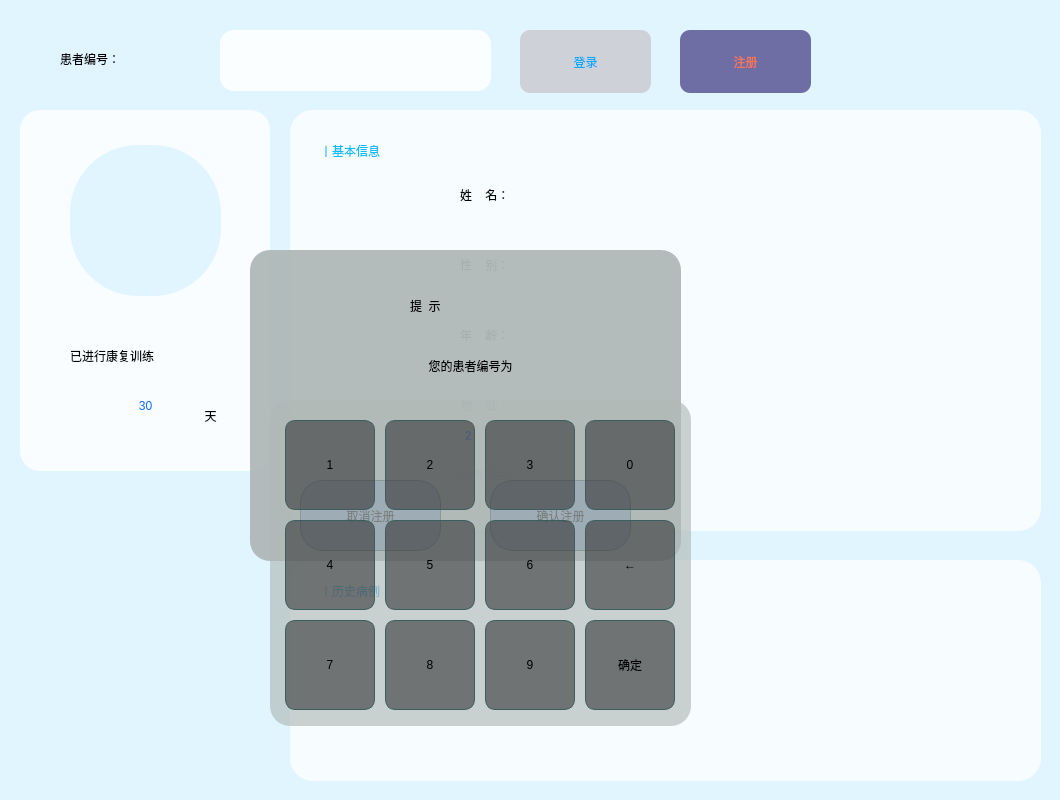
   <widget class="QWidget" name="w_user1" native="true">
    <property name="geometry">
     <rect>
      <x>220</x>
      <y>0</y>
      <width>1060</width>
      <height>800</height>
     </rect>
    </property>
    <property name="layoutDirection">
     <enum>Qt::RightToLeft</enum>
    </property>
    <property name="styleSheet">
     <string notr="true">
background-color: rgb(224, 245, 255);
</string>
    </property>
    <widget class="QWidget" name="widget" native="true">
     <property name="geometry">
      <rect>
       <x>290</x>
       <y>110</y>
       <width>751</width>
       <height>421</height>
      </rect>
     </property>
     <property name="styleSheet">
      <string notr="true">#widget{
background-color: rgb(255, 255, 255,75%);
border-radius:23px;
}
QLabel{
background-color: rgb(255, 255, 255,0%);
}</string>
     </property>
     <widget class="QLabel" name="label_7">
      <property name="geometry">
       <rect>
        <x>30</x>
        <y>20</y>
        <width>111</width>
        <height>41</height>
       </rect>
      </property>
      <property name="styleSheet">
       <string notr="true">
color: rgb(2, 188, 255);
font: 16pt &quot;黑体&quot;;</string>
      </property>
      <property name="text">
       <string>丨基本信息</string>
      </property>
     </widget>
     <widget class="QLabel" name="label_3">
      <property name="geometry">
       <rect>
        <x>170</x>
        <y>50</y>
        <width>131</width>
        <height>70</height>
       </rect>
      </property>
      <property name="styleSheet">
       <string notr="true">
color: rgb(0, 0, 0);
font: 20pt &quot;黑体&quot;;</string>
      </property>
      <property name="text">
       <string>姓    名：</string>
      </property>
     </widget>
     <widget class="QLabel" name="label_5">
      <property name="geometry">
       <rect>
        <x>170</x>
        <y>190</y>
        <width>130</width>
        <height>70</height>
       </rect>
      </property>
      <property name="styleSheet">
       <string notr="true">
color: rgb(0, 0, 0);
font: 20pt &quot;黑体&quot;;</string>
      </property>
      <property name="text">
       <string>年    龄：</string>
      </property>
     </widget>
     <widget class="QLabel" name="label_6">
      <property name="geometry">
       <rect>
        <x>170</x>
        <y>260</y>
        <width>130</width>
        <height>70</height>
       </rect>
      </property>
      <property name="styleSheet">
       <string notr="true">
color: rgb(0, 0, 0);
font: 20pt &quot;黑体&quot;;</string>
      </property>
      <property name="text">
       <string>地    址：</string>
      </property>
     </widget>
     <widget class="QLabel" name="label_4">
      <property name="geometry">
       <rect>
        <x>170</x>
        <y>120</y>
        <width>130</width>
        <height>70</height>
       </rect>
      </property>
      <property name="styleSheet">
       <string notr="true">
color: rgb(0, 0, 0);
font: 20pt &quot;黑体&quot;;</string>
      </property>
      <property name="text">
       <string>性    别：</string>
      </property>
     </widget>
     <widget class="QLabel" name="label_32">
      <property name="geometry">
       <rect>
        <x>170</x>
        <y>330</y>
        <width>130</width>
        <height>70</height>
       </rect>
      </property>
      <property name="styleSheet">
       <string notr="true">
color: rgb(0, 0, 0);
font: 20pt &quot;黑体&quot;;</string>
      </property>
      <property name="text">
       <string>负责医生：</string>
      </property>
     </widget>
     <widget class="QLabel" name="label_33">
      <property name="geometry">
       <rect>
        <x>320</x>
        <y>50</y>
        <width>130</width>
        <height>70</height>
       </rect>
      </property>
      <property name="styleSheet">
       <string notr="true">
color: rgb(0, 0, 0);
font: 20pt &quot;黑体&quot;;</string>
      </property>
     </widget>
     <widget class="QLabel" name="label_34">
      <property name="geometry">
       <rect>
        <x>320</x>
        <y>120</y>
        <width>126</width>
        <height>70</height>
       </rect>
      </property>
      <property name="styleSheet">
       <string notr="true">
color: rgb(0, 0, 0);
font: 20pt &quot;黑体&quot;;</string>
      </property>
     </widget>
     <widget class="QLabel" name="label_35">
      <property name="geometry">
       <rect>
        <x>320</x>
        <y>190</y>
        <width>126</width>
        <height>70</height>
       </rect>
      </property>
      <property name="styleSheet">
       <string notr="true">
color: rgb(0, 0, 0);
font: 20pt &quot;黑体&quot;;</string>
      </property>
     </widget>
     <widget class="QLabel" name="label_36">
      <property name="geometry">
       <rect>
        <x>320</x>
        <y>260</y>
        <width>320</width>
        <height>70</height>
       </rect>
      </property>
      <property name="styleSheet">
       <string notr="true">
color: rgb(0, 0, 0);
font: 20pt &quot;黑体&quot;;</string>
      </property>
     </widget>
     <widget class="QLabel" name="label_37">
      <property name="geometry">
       <rect>
        <x>320</x>
        <y>330</y>
        <width>126</width>
        <height>70</height>
       </rect>
      </property>
      <property name="styleSheet">
       <string notr="true">
color: rgb(0, 0, 0);
font: 20pt &quot;黑体&quot;;</string>
      </property>
     </widget>
    </widget>
    <widget class="QWidget" name="widget_2" native="true">
     <property name="geometry">
      <rect>
       <x>20</x>
       <y>110</y>
       <width>250</width>
       <height>361</height>
      </rect>
     </property>
     <property name="styleSheet">
      <string notr="true">#widget_2{
background-color: rgb(255, 255, 255,80%);

border-radius:20px;
}</string>
     </property>
     <widget class="QLabel" name="label_8">
      <property name="geometry">
       <rect>
        <x>50</x>
        <y>35</y>
        <width>151</width>
        <height>151</height>
       </rect>
      </property>
      <property name="styleSheet">
       <string notr="true">border-image: url(:/new/prefix1/userr.jpg);
border-radius:68px;
</string>
      </property>
     </widget>
     <widget class="QLabel" name="label_10">
      <property name="geometry">
       <rect>
        <x>50</x>
        <y>220</y>
        <width>171</width>
        <height>51</height>
       </rect>
      </property>
      <property name="styleSheet">
       <string notr="true">background-color: rgb(255, 255, 255,0%);
font: 16pt &quot;黑体&quot;;
color: rgb(0, 0, 0);</string>
      </property>
      <property name="text">
       <string>已进行康复训练</string>
      </property>
     </widget>
     <widget class="QLabel" name="label_11">
      <property name="geometry">
       <rect>
        <x>70</x>
        <y>270</y>
        <width>111</width>
        <height>51</height>
       </rect>
      </property>
      <property name="layoutDirection">
       <enum>Qt::RightToLeft</enum>
      </property>
      <property name="styleSheet">
       <string notr="true">background-color: rgb(255, 255, 255,0%);
font: 40pt &quot;黑体&quot;;
color: rgb(12, 109, 255);</string>
      </property>
      <property name="text">
       <string notr="true">30</string>
      </property>
      <property name="textFormat">
       <enum>Qt::AutoText</enum>
      </property>
      <property name="alignment">
       <set>Qt::AlignCenter</set>
      </property>
     </widget>
     <widget class="QLabel" name="label_12">
      <property name="geometry">
       <rect>
        <x>160</x>
        <y>280</y>
        <width>61</width>
        <height>51</height>
       </rect>
      </property>
      <property name="styleSheet">
       <string notr="true">background-color: rgb(255, 255, 255,0%);
font: 16pt &quot;黑体&quot;;
color: rgb(0, 0, 0);</string>
      </property>
      <property name="text">
       <string>天</string>
      </property>
      <property name="alignment">
       <set>Qt::AlignCenter</set>
      </property>
     </widget>
    </widget>
    <widget class="QWidget" name="widget_3" native="true">
     <property name="geometry">
      <rect>
       <x>290</x>
       <y>560</y>
       <width>751</width>
       <height>221</height>
      </rect>
     </property>
     <property name="styleSheet">
      <string notr="true">#widget_3{
background-color: rgb(255, 255, 255,75%);
border-radius:23px;
}</string>
     </property>
     <widget class="QLabel" name="label_9">
      <property name="geometry">
       <rect>
        <x>30</x>
        <y>10</y>
        <width>111</width>
        <height>41</height>
       </rect>
      </property>
      <property name="styleSheet">
       <string notr="true">background-color: rgb(255, 255, 255,0%);
color: rgb(2, 188, 255);
font: 16pt &quot;黑体&quot;;</string>
      </property>
      <property name="text">
       <string>丨历史病例</string>
      </property>
     </widget>
     <widget class="QLabel" name="label_38">
      <property name="geometry">
       <rect>
        <x>70</x>
        <y>60</y>
        <width>481</width>
        <height>111</height>
       </rect>
      </property>
      <property name="styleSheet">
       <string notr="true">background-color: rgb(255, 255, 255,0%);
color: rgb(0, 0, 0);
font: 17pt &quot;黑体&quot;;</string>
      </property>
     </widget>
    </widget>
    <widget class="QLineEdit" name="userid">
     <property name="geometry">
      <rect>
       <x>220</x>
       <y>30</y>
       <width>271</width>
       <height>61</height>
      </rect>
     </property>
     <property name="styleSheet">
      <string notr="true">
color:#8d98a1;
background-color:rgba(255, 255, 255, 85%);
font-size:20px;
border-style:outset;
border-radius:14px;
font-style:MingLiU-ExtB;

color: rgb(0, 0, 0);
font: 16pt &quot;黑体&quot;;</string>
     </property>
    </widget>
    <widget class="QLabel" name="label_27">
     <property name="geometry">
      <rect>
       <x>60</x>
       <y>24</y>
       <width>151</width>
       <height>70</height>
      </rect>
     </property>
     <property name="styleSheet">
      <string notr="true">
color: rgb(0, 0, 0);
font: 20pt &quot;黑体&quot;;</string>
     </property>
     <property name="text">
      <string>患者编号：</string>
     </property>
    </widget>
    <widget class="QWidget" name="widget_18" native="true">
     <property name="geometry">
      <rect>
       <x>270</x>
       <y>400</y>
       <width>421</width>
       <height>326</height>
      </rect>
     </property>
     <property name="styleSheet">
      <string notr="true">#widget_18{background-color: rgb(176, 184, 183,65%);

border-radius:20px;
}
QPushButton{

font: 40pt &quot;黑体&quot;;

background-color: rgb(54, 54, 54,60%);
border-radius:10px;


}
QPushButton:pressed{
background-color: rgb(170, 219, 226);
border-style:inset;
font-style:MingLiU-ExtB;

}</string>
     </property>
     <widget class="QPushButton" name="pushButton_01">
      <property name="geometry">
       <rect>
        <x>15</x>
        <y>20</y>
        <width>90</width>
        <height>90</height>
       </rect>
      </property>
      <property name="styleSheet">
       <string notr="true">border-color: rgb(59, 94, 94);
border-width: 1px;
border-style: solid;</string>
      </property>
      <property name="text">
       <string>1</string>
      </property>
     </widget>
     <widget class="QPushButton" name="pushButton_02">
      <property name="geometry">
       <rect>
        <x>115</x>
        <y>20</y>
        <width>90</width>
        <height>90</height>
       </rect>
      </property>
      <property name="styleSheet">
       <string notr="true">border-color: rgb(59, 94, 94);
border-width: 1px;
border-style: solid;</string>
      </property>
      <property name="text">
       <string>2</string>
      </property>
     </widget>
     <widget class="QPushButton" name="pushButton_03">
      <property name="geometry">
       <rect>
        <x>215</x>
        <y>20</y>
        <width>90</width>
        <height>90</height>
       </rect>
      </property>
      <property name="styleSheet">
       <string notr="true">border-color: rgb(59, 94, 94);
border-width: 1px;
border-style: solid;</string>
      </property>
      <property name="text">
       <string>3</string>
      </property>
     </widget>
     <widget class="QPushButton" name="pushButton_00">
      <property name="geometry">
       <rect>
        <x>315</x>
        <y>20</y>
        <width>90</width>
        <height>90</height>
       </rect>
      </property>
      <property name="styleSheet">
       <string notr="true">border-color: rgb(59, 94, 94);
border-width: 1px;
border-style: solid;</string>
      </property>
      <property name="text">
       <string>0</string>
      </property>
     </widget>
     <widget class="QPushButton" name="pushButton_04">
      <property name="geometry">
       <rect>
        <x>15</x>
        <y>120</y>
        <width>90</width>
        <height>90</height>
       </rect>
      </property>
      <property name="styleSheet">
       <string notr="true">border-color: rgb(59, 94, 94);
border-width: 1px;
border-style: solid;</string>
      </property>
      <property name="text">
       <string>4</string>
      </property>
     </widget>
     <widget class="QPushButton" name="pushButton_07">
      <property name="geometry">
       <rect>
        <x>15</x>
        <y>220</y>
        <width>90</width>
        <height>90</height>
       </rect>
      </property>
      <property name="styleSheet">
       <string notr="true">border-color: rgb(59, 94, 94);
border-width: 1px;
border-style: solid;</string>
      </property>
      <property name="text">
       <string>7</string>
      </property>
     </widget>
     <widget class="QPushButton" name="pushButton_05">
      <property name="geometry">
       <rect>
        <x>115</x>
        <y>120</y>
        <width>90</width>
        <height>90</height>
       </rect>
      </property>
      <property name="styleSheet">
       <string notr="true">border-color: rgb(59, 94, 94);
border-width: 1px;
border-style: solid;</string>
      </property>
      <property name="text">
       <string>5</string>
      </property>
     </widget>
     <widget class="QPushButton" name="pushButton_06">
      <property name="geometry">
       <rect>
        <x>215</x>
        <y>120</y>
        <width>90</width>
        <height>90</height>
       </rect>
      </property>
      <property name="styleSheet">
       <string notr="true">border-color: rgb(59, 94, 94);
border-width: 1px;
border-style: solid;</string>
      </property>
      <property name="text">
       <string>6</string>
      </property>
     </widget>
     <widget class="QPushButton" name="pushButton_13">
      <property name="geometry">
       <rect>
        <x>315</x>
        <y>120</y>
        <width>90</width>
        <height>90</height>
       </rect>
      </property>
      <property name="styleSheet">
       <string notr="true">border-color: rgb(59, 94, 94);
border-width: 1px;
border-style: solid;</string>
      </property>
      <property name="text">
       <string>←</string>
      </property>
     </widget>
     <widget class="QPushButton" name="pushButton_08">
      <property name="geometry">
       <rect>
        <x>115</x>
        <y>220</y>
        <width>90</width>
        <height>90</height>
       </rect>
      </property>
      <property name="styleSheet">
       <string notr="true">border-color: rgb(59, 94, 94);
border-width: 1px;
border-style: solid;</string>
      </property>
      <property name="text">
       <string>8</string>
      </property>
     </widget>
     <widget class="QPushButton" name="pushButton_09">
      <property name="geometry">
       <rect>
        <x>215</x>
        <y>220</y>
        <width>90</width>
        <height>90</height>
       </rect>
      </property>
      <property name="styleSheet">
       <string notr="true">border-color: rgb(59, 94, 94);
border-width: 1px;
border-style: solid;</string>
      </property>
      <property name="text">
       <string>9</string>
      </property>
     </widget>
     <widget class="QPushButton" name="pushButton_14">
      <property name="geometry">
       <rect>
        <x>315</x>
        <y>220</y>
        <width>90</width>
        <height>90</height>
       </rect>
      </property>
      <property name="styleSheet">
       <string notr="true">border-color: rgb(59, 94, 94);
font: 30pt &quot;黑体&quot;;
border-width: 1px;
border-style: solid;</string>
      </property>
      <property name="text">
       <string>确定</string>
      </property>
     </widget>
    </widget>
    <widget class="QPushButton" name="pushButton_15">
     <property name="geometry">
      <rect>
       <x>520</x>
       <y>30</y>
       <width>131</width>
       <height>63</height>
      </rect>
     </property>
     <property name="styleSheet">
      <string notr="true">QPushButton{
background:#ced1d8;
border-style:outset;
border-radius:10px;
font-style:MingLiU-ExtB;
font: 27pt &quot;黑体&quot;;
color: rgb(0, 170, 255);
}

QPushButton:pressed{
background-color: rgb(255, 85, 0);
border-style:inset;
font-style:MingLiU-ExtB;
}
</string>
     </property>
     <property name="text">
      <string>登录</string>
     </property>
    </widget>
    <widget class="QPushButton" name="regis_btn">
     <property name="geometry">
      <rect>
       <x>680</x>
       <y>30</y>
       <width>131</width>
       <height>63</height>
      </rect>
     </property>
     <property name="styleSheet">
      <string notr="true">QPushButton{
background-color: rgb(110, 110, 165);
border-style:outset;
border-radius:10px;
font-style:MingLiU-ExtB;
font: 27pt &quot;黑体&quot;;
color: rgb(255, 115, 80);
}

QPushButton:pressed{
background-color: rgb(255, 85, 0);
border-style:inset;
font-style:MingLiU-ExtB;
}
</string>
     </property>
     <property name="text">
      <string>注册</string>
     </property>
    </widget>
    <widget class="QWidget" name="mention_regis" native="true">
     <property name="geometry">
      <rect>
       <x>250</x>
       <y>250</y>
       <width>431</width>
       <height>311</height>
      </rect>
     </property>
     <property name="styleSheet">
      <string notr="true">#mention_regis{background-color: rgb(176, 184, 183,95%);
border-radius:20px;
}

QPushButton{
background-color:rgb(119, 150, 179);
border-style:outset;
border-radius:23px;
font-style:MingLiU-ExtB;
font: 25pt &quot;黑体&quot;;
	color: rgb(26, 26, 26);
}

QPushButton:pressed{
background-color: rgb(255, 85, 0);
border-style:inset;
font-style:MingLiU-ExtB;
}


QLabel
{
background-color: rgb(176, 184, 183,0%);
}</string>
     </property>
     <widget class="QLabel" name="label_2">
      <property name="geometry">
       <rect>
        <x>160</x>
        <y>20</y>
        <width>141</width>
        <height>71</height>
       </rect>
      </property>
      <property name="styleSheet">
       <string notr="true">font: 30pt &quot;黑体&quot;;</string>
      </property>
      <property name="text">
       <string>提  示</string>
      </property>
     </widget>
     <widget class="QLabel" name="label_39">
      <property name="geometry">
       <rect>
        <x>90</x>
        <y>80</y>
        <width>261</width>
        <height>71</height>
       </rect>
      </property>
      <property name="styleSheet">
       <string notr="true">font: 26pt &quot;黑体&quot;;</string>
      </property>
      <property name="text">
       <string>您的患者编号为</string>
      </property>
      <property name="alignment">
       <set>Qt::AlignCenter</set>
      </property>
     </widget>
     <widget class="QPushButton" name="pushButton_18">
      <property name="geometry">
       <rect>
        <x>240</x>
        <y>230</y>
        <width>141</width>
        <height>71</height>
       </rect>
      </property>
      <property name="styleSheet">
       <string notr="true">border-color: rgb(59, 94, 94);
border-width: 1px;
border-style: solid;</string>
      </property>
      <property name="text">
       <string>确认注册</string>
      </property>
     </widget>
     <widget class="QLabel" name="patient_id">
      <property name="geometry">
       <rect>
        <x>153</x>
        <y>150</y>
        <width>131</width>
        <height>71</height>
       </rect>
      </property>
      <property name="styleSheet">
       <string notr="true">font: 44pt &quot;黑体&quot;;
font-weight:bold;
color: rgb(12, 109, 255);</string>
      </property>
      <property name="text">
       <string>2</string>
      </property>
      <property name="alignment">
       <set>Qt::AlignCenter</set>
      </property>
     </widget>
     <widget class="QPushButton" name="pushButton_19">
      <property name="geometry">
       <rect>
        <x>50</x>
        <y>230</y>
        <width>141</width>
        <height>71</height>
       </rect>
      </property>
      <property name="styleSheet">
       <string notr="true">border-color: rgb(59, 94, 94);
border-width: 1px;
border-style: solid;</string>
      </property>
      <property name="text">
       <string>取消注册</string>
      </property>
     </widget>
    </widget>
    <zorder>widget_3</zorder>
    <zorder>widget_2</zorder>
    <zorder>widget</zorder>
    <zorder>userid</zorder>
    <zorder>label_27</zorder>
    <zorder>pushButton_15</zorder>
    <zorder>regis_btn</zorder>
    <zorder>mention_regis</zorder>
    <zorder>widget_18</zorder>
   </widget>
